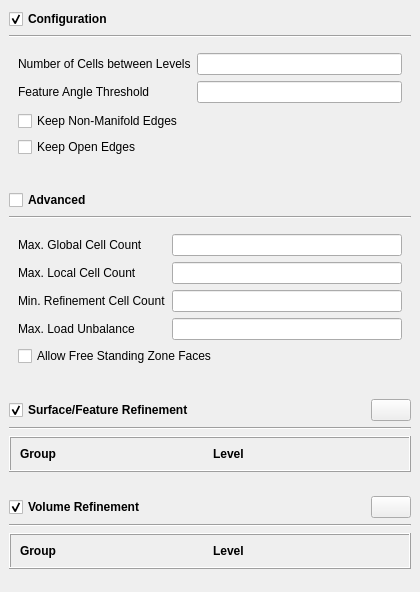
                 <widget class="QWidget" name="scrollAreaWidgetContents">
                  <property name="geometry">
                   <rect>
                    <x>0</x>
                    <y>0</y>
                    <width>420</width>
                    <height>592</height>
                   </rect>
                  </property>
                  <layout class="QVBoxLayout" name="verticalLayout_8">
                   <property name="leftMargin">
                    <number>0</number>
                   </property>
                   <property name="topMargin">
                    <number>0</number>
                   </property>
                   <property name="rightMargin">
                    <number>0</number>
                   </property>
                   <property name="bottomMargin">
                    <number>0</number>
                   </property>
                   <item>
                    <widget class="QWidget" name="widget_11" native="true">
                     <layout class="QVBoxLayout" name="verticalLayout_9">
                      <property name="bottomMargin">
                       <number>9</number>
                      </property>
                      <item>
                       <widget class="FolderHeader" name="castellationConfigurationHeader">
                        <property name="sizePolicy">
                         <sizepolicy hsizetype="Expanding" vsizetype="Fixed">
                          <horstretch>0</horstretch>
                          <verstretch>0</verstretch>
                         </sizepolicy>
                        </property>
                        <property name="font">
                         <font>
                          <bold>true</bold>
                         </font>
                        </property>
                        <property name="text">
                         <string>Configuration</string>
                        </property>
                        <property name="checked">
                         <bool>true</bool>
                        </property>
                       </widget>
                      </item>
                      <item>
                       <widget class="Line" name="line_4">
                        <property name="orientation">
                         <enum>Qt::Horizontal</enum>
                        </property>
                       </widget>
                      </item>
                      <item>
                       <widget class="QWidget" name="castellationConfiguration" native="true">
                        <layout class="QVBoxLayout" name="verticalLayout_10">
                         <property name="spacing">
                          <number>0</number>
                         </property>
                         <property name="topMargin">
                          <number>0</number>
                         </property>
                         <property name="bottomMargin">
                          <number>0</number>
                         </property>
                         <item>
                          <widget class="QWidget" name="widget_12" native="true">
                           <layout class="QFormLayout" name="formLayout_3">
                            <property name="leftMargin">
                             <number>0</number>
                            </property>
                            <property name="rightMargin">
                             <number>0</number>
                            </property>
                            <property name="bottomMargin">
                             <number>4</number>
                            </property>
                            <item row="0" column="0">
                             <widget class="QLabel" name="label_15">
                              <property name="text">
                               <string>Number of Cells between Levels</string>
                              </property>
                             </widget>
                            </item>
                            <item row="0" column="1">
                             <widget class="QLineEdit" name="nCellsBetweenLevels"/>
                            </item>
                            <item row="1" column="0">
                             <widget class="QLabel" name="label_16">
                              <property name="text">
                               <string>Feature Angle Threshold</string>
                              </property>
                             </widget>
                            </item>
                            <item row="1" column="1">
                             <widget class="QLineEdit" name="resolveFeatureAngle"/>
                            </item>
                           </layout>
                          </widget>
                         </item>
                         <item>
                          <widget class="QWidget" name="widget_13" native="true">
                           <layout class="QVBoxLayout" name="verticalLayout_11">
                            <property name="leftMargin">
                             <number>0</number>
                            </property>
                            <property name="topMargin">
                             <number>4</number>
                            </property>
                            <property name="rightMargin">
                             <number>0</number>
                            </property>
                            <item>
                             <widget class="QCheckBox" name="keepNonManifoldEdges">
                              <property name="text">
                               <string>Keep Non-Manifold Edges</string>
                              </property>
                             </widget>
                            </item>
                            <item>
                             <widget class="QCheckBox" name="keepOpenEdges">
                              <property name="text">
                               <string>Keep Open Edges</string>
                              </property>
                             </widget>
                            </item>
                           </layout>
                          </widget>
                         </item>
                        </layout>
                       </widget>
                      </item>
                     </layout>
                    </widget>
                   </item>
                   <item>
                    <widget class="QWidget" name="widget_22" native="true">
                     <layout class="QVBoxLayout" name="verticalLayout_13">
                      <property name="bottomMargin">
                       <number>9</number>
                      </property>
                      <item>
                       <widget class="FolderHeader" name="castellationAdvancedHeader">
                        <property name="sizePolicy">
                         <sizepolicy hsizetype="Expanding" vsizetype="Fixed">
                          <horstretch>0</horstretch>
                          <verstretch>0</verstretch>
                         </sizepolicy>
                        </property>
                        <property name="font">
                         <font>
                          <bold>true</bold>
                         </font>
                        </property>
                        <property name="text">
                         <string>Advanced</string>
                        </property>
                        <property name="checked">
                         <bool>false</bool>
                        </property>
                       </widget>
                      </item>
                      <item>
                       <widget class="Line" name="line_13">
                        <property name="orientation">
                         <enum>Qt::Horizontal</enum>
                        </property>
                       </widget>
                      </item>
                      <item>
                       <widget class="QWidget" name="castellationAdvanced" native="true">
                        <layout class="QVBoxLayout" name="verticalLayout_27">
                         <item>
                          <widget class="QWidget" name="widget_25" native="true">
                           <layout class="QFormLayout" name="formLayout_8">
                            <property name="leftMargin">
                             <number>0</number>
                            </property>
                            <property name="topMargin">
                             <number>0</number>
                            </property>
                            <property name="rightMargin">
                             <number>0</number>
                            </property>
                            <property name="bottomMargin">
                             <number>0</number>
                            </property>
                            <item row="0" column="0">
                             <widget class="QLabel" name="label_41">
                              <property name="text">
                               <string>Max. Global Cell Count</string>
                              </property>
                             </widget>
                            </item>
                            <item row="0" column="1">
                             <widget class="QLineEdit" name="maxGlobalCells"/>
                            </item>
                            <item row="1" column="0">
                             <widget class="QLabel" name="label_42">
                              <property name="text">
                               <string>Max. Local Cell Count</string>
                              </property>
                             </widget>
                            </item>
                            <item row="1" column="1">
                             <widget class="QLineEdit" name="maxLocalCells"/>
                            </item>
                            <item row="2" column="0">
                             <widget class="QLabel" name="label_43">
                              <property name="text">
                               <string>Min. Refinement Cell Count</string>
                              </property>
                             </widget>
                            </item>
                            <item row="2" column="1">
                             <widget class="QLineEdit" name="minRefinementCells"/>
                            </item>
                            <item row="3" column="0">
                             <widget class="QLabel" name="label_44">
                              <property name="text">
                               <string>Max. Load Unbalance</string>
                              </property>
                             </widget>
                            </item>
                            <item row="3" column="1">
                             <widget class="QLineEdit" name="maxLoadUnbalance"/>
                            </item>
                           </layout>
                          </widget>
                         </item>
                         <item>
                          <widget class="QCheckBox" name="allowFreeStandingZoneFaces">
                           <property name="text">
                            <string>Allow Free Standing Zone Faces</string>
                           </property>
                          </widget>
                         </item>
                        </layout>
                       </widget>
                      </item>
                     </layout>
                    </widget>
                   </item>
                   <item>
                    <widget class="QWidget" name="widget_26" native="true">
                     <layout class="QVBoxLayout" name="verticalLayout_28">
                      <item>
                       <widget class="QWidget" name="widget_27" native="true">
                        <layout class="QHBoxLayout" name="horizontalLayout_13">
                         <property name="leftMargin">
                          <number>0</number>
                         </property>
                         <property name="topMargin">
                          <number>0</number>
                         </property>
                         <property name="rightMargin">
                          <number>0</number>
                         </property>
                         <property name="bottomMargin">
                          <number>0</number>
                         </property>
                         <item>
                          <widget class="FolderHeader" name="surfaceRefinementHeader">
                           <property name="sizePolicy">
                            <sizepolicy hsizetype="Expanding" vsizetype="Fixed">
                             <horstretch>0</horstretch>
                             <verstretch>0</verstretch>
                            </sizepolicy>
                           </property>
                           <property name="font">
                            <font>
                             <bold>true</bold>
                            </font>
                           </property>
                           <property name="text">
                            <string>Surface/Feature Refinement</string>
                           </property>
                           <property name="checked">
                            <bool>true</bool>
                           </property>
                          </widget>
                         </item>
                         <item>
                          <widget class="FlatPushButton" name="surfaceRefinementAdd">
                           <property name="text">
                            <string/>
                           </property>
                           <property name="icon">
                            <iconset resource="../../../resource.qrc">
                             <normaloff>:/icons/add-circle-outline.svg</normaloff>:/icons/add-circle-outline.svg</iconset>
                           </property>
                          </widget>
                         </item>
                        </layout>
                       </widget>
                      </item>
                      <item>
                       <widget class="Line" name="line_5">
                        <property name="orientation">
                         <enum>Qt::Horizontal</enum>
                        </property>
                       </widget>
                      </item>
                      <item>
                       <widget class="ListTable" name="surfaceRefinement">
                        <property name="styleSheet">
                         <string notr="true"/>
                        </property>
                        <property name="frameShape">
                         <enum>QFrame::Box</enum>
                        </property>
                        <property name="frameShadow">
                         <enum>QFrame::Raised</enum>
                        </property>
                        <layout class="QGridLayout" name="gridLayout_2">
                         <item row="0" column="1">
                          <widget class="QLabel" name="label_45">
                           <property name="font">
                            <font>
                             <bold>true</bold>
                            </font>
                           </property>
                           <property name="text">
                            <string>Level</string>
                           </property>
                          </widget>
                         </item>
                         <item row="0" column="0">
                          <widget class="QLabel" name="label_46">
                           <property name="font">
                            <font>
                             <bold>true</bold>
                            </font>
                           </property>
                           <property name="text">
                            <string>Group</string>
                           </property>
                          </widget>
                         </item>
                        </layout>
                       </widget>
                      </item>
                     </layout>
                    </widget>
                   </item>
                   <item>
                    <widget class="QWidget" name="widget_14" native="true">
                     <layout class="QVBoxLayout" name="verticalLayout_12">
                      <item>
                       <widget class="QWidget" name="widget_28" native="true">
                        <layout class="QHBoxLayout" name="horizontalLayout_15">
                         <property name="leftMargin">
                          <number>0</number>
                         </property>
                         <property name="topMargin">
                          <number>0</number>
                         </property>
                         <property name="rightMargin">
                          <number>0</number>
                         </property>
                         <property name="bottomMargin">
                          <number>0</number>
                         </property>
                         <item>
                          <widget class="FolderHeader" name="volumeRefinementHeader">
                           <property name="sizePolicy">
                            <sizepolicy hsizetype="Expanding" vsizetype="Fixed">
                             <horstretch>0</horstretch>
                             <verstretch>0</verstretch>
                            </sizepolicy>
                           </property>
                           <property name="font">
                            <font>
                             <bold>true</bold>
                            </font>
                           </property>
                           <property name="text">
                            <string>Volume Refinement</string>
                           </property>
                           <property name="checked">
                            <bool>true</bool>
                           </property>
                          </widget>
                         </item>
                         <item>
                          <widget class="FlatPushButton" name="volumeRefinementAdd">
                           <property name="text">
                            <string/>
                           </property>
                           <property name="icon">
                            <iconset resource="../../../resource.qrc">
                             <normaloff>:/icons/add-circle-outline.svg</normaloff>:/icons/add-circle-outline.svg</iconset>
                           </property>
                          </widget>
                         </item>
                        </layout>
                       </widget>
                      </item>
                      <item>
                       <widget class="Line" name="line_14">
                        <property name="orientation">
                         <enum>Qt::Horizontal</enum>
                        </property>
                       </widget>
                      </item>
                      <item>
                       <widget class="ListTable" name="volumeRefinement">
                        <property name="frameShape">
                         <enum>QFrame::Box</enum>
                        </property>
                        <property name="frameShadow">
                         <enum>QFrame::Raised</enum>
                        </property>
                        <layout class="QGridLayout" name="gridLayout_4">
                         <item row="0" column="0">
                          <widget class="QLabel" name="label_50">
                           <property name="font">
                            <font>
                             <bold>true</bold>
                            </font>
                           </property>
                           <property name="text">
                            <string>Group</string>
                           </property>
                          </widget>
                         </item>
                         <item row="0" column="1">
                          <widget class="QLabel" name="label_49">
                           <property name="font">
                            <font>
                             <bold>true</bold>
                            </font>
                           </property>
                           <property name="text">
                            <string>Level</string>
                           </property>
                          </widget>
                         </item>
                        </layout>
                       </widget>
                      </item>
                      <item>
                       <spacer name="verticalSpacer_5">
                        <property name="orientation">
                         <enum>Qt::Vertical</enum>
                        </property>
                        <property name="sizeHint" stdset="0">
                         <size>
                          <width>20</width>
                          <height>40</height>
                         </size>
                        </property>
                       </spacer>
                      </item>
                     </layout>
                    </widget>
                   </item>
                  </layout>
                 </widget>
